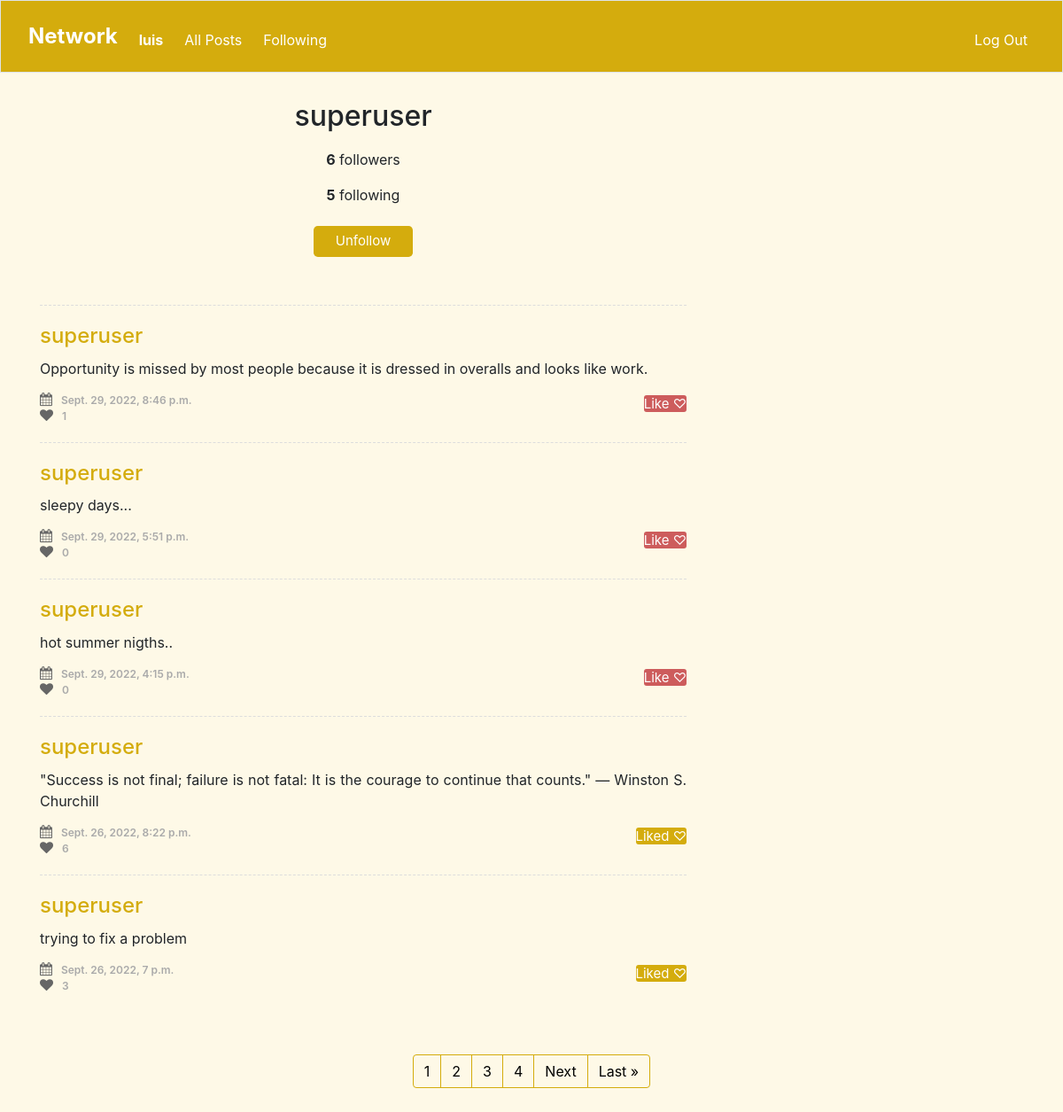
The app's page /profile/1 (signed in) with its own data.
### network/models.py (models this page shows, shortened)
class User(AbstractUser):
    pass

class Posts(models.Model):
    id = models.IntegerField(primary_key=True, editable=False)
    data = models.DateTimeField(default=datetime.datetime.now)
    texto = models.CharField(max_length=900)
    dono = models.ForeignKey(User, on_delete=models.CASCADE, related_name="user_postou")
    likes = models.ManyToManyField(User, related_name="like", default=None, blank=True)
    like_count = models.BigIntegerField(default="0")

### network/views.py (the view)
# urls.py: path("profile/<int:pk>", views.profile, name="profile"),
def profile(request, pk):
    current_user = request.user
    if pk == current_user.id:
        dono = True
        dono_da_pag = current_user
    else:
        dono = False
        try:
            dono_da_pag = User.objects.filter(id=pk).values("username")[0]["username"]
        except Exception:
            dono_da_pag = False
            return render(request, "network/profile.html", {"dono_da_pag": dono_da_pag})
    posts = Posts.objects.filter(dono=pk).order_by("-data").values()
    seguidores = len(Followers.objects.filter(seguindo=pk).values())
    seguindo = len(Followers.objects.filter(conta=pk).values())
    lista_seguidores = Followers.objects.filter(seguindo=pk).values(
        "conta_id"
    )  # Lista de todo mundo que segue pk
    lista_de_seguidores = []
    for i in range(seguidores):
        lista_de_seguidores.append(lista_seguidores[i]["conta_id"])
    if current_user.id in lista_de_seguidores:
        Follow = "Unfollow"
    else:
        Follow = "Follow"
    if request.method == "POST":
        if Follow == "Unfollow":
            Followers.objects.filter(conta_id=current_user.id, seguindo_id=pk).delete()
        else:
            Followers.objects.create(conta_id=current_user.id, seguindo_id=pk).save()
        return HttpResponseRedirect(reverse("profile", args=[pk]))
    contents = Posts.objects.all()
    already_liked = []
    id = request.user.id
    for content in contents:
        if content.likes.filter(id=id).exists():
            already_liked.append(content.id)
    p = Paginator(posts, 5)
    page = request.GET.get("page")
    todas = p.get_page(page)
    nums = " " * todas.paginator.num_pages
    return render(
        request,
        "network/profile.html",
        {
            "user": current_user,
            "dono": dono,
            "dono_da_pag": dono_da_pag,
            "posts": posts,
            "seguidores": seguidores,
            "seguindo": seguindo,
            "Follow": Follow,
            "already_liked": already_liked,
            "todas": todas,
            "nums": nums,
        },
    )

### network/templates/network/profile.html (shortened to what this page needs)
{% extends "network/layout.html" %}
{% block body %}
{% if dono_da_pag %}
    <section class="content-item" id="comments">
        <div class="container">
            <div class="row">
                <div class="col-sm-8">
                    {% if dono %}
                    <h2 style="padding-top:0px;"><span style="color:#D4AC0D;">Wellcome,</span> {{user}}</h2>
                    {% else %}
                    <h2 style="padding-top:0px;">{{dono_da_pag}}</h2>
                    {% endif %}
                    <div style="text-align:center;">
                        <p><strong>{{seguidores}}</strong> followers</p>
                        <p><strong>{{seguindo}}</strong> following</p>
                        {% if user.is_authenticated %}
                        {% if not dono %}
                            <form method="post">
                             <button type="submit" class="btn btn-primary btn-lg" id="follow" style="font-size:15px;" name="follow">{{Follow}}</button>
                            <br><br>
                        </form>
                        {% endif %}
                        {% endif %}
                    </div>
                    {% for post in todas %}
                    <div class="media">
                        <div class="media-body">
                            <h4 style="color:#D4AC0D;">{{dono_da_pag}}</h4>
                            <p>{{post.texto}}</p>
                            <ul class="list-unstyled list-inline media-detail pull-left">
                                <li><i class="fa fa-calendar"></i>{{post.data}}</li>
                                <li><i class="fa fa-heart"></i><span id="like_count" class="{{post.id}}" value="{{post.like_count}}">{{post.like_count}}</span></li>
                            </ul>
                            {% if user.is_authenticated %}
                            <ul class="list-unstyled list-inline media-detail pull-right">
                                {% if post.id in already_liked %}
                                        <a name="{{post.id}}" class="btn-secondary like-review" id="co" style="background-color:#D4AC0D;">Liked ♡</a>
                                    {% else %}
                                        <a name="{{post.id}}" class="btn-secondary like-review" id="co">Like ♡ </a>
                                    {% endif %}
                            </ul>
                            {% endif %}
                        </div>
                    </div>
                    {% endfor %}
                </div>
            </div>
            <br><br>
        </div>
        <nav aria-label="Page navigation example">
            <ul class="pagination justify-content-center">
          {% for i in nums %}
              <li class="page-item"><a class="page-link" href="?page={{ forloop.counter }}" style="background-color:#FEF9E7; color:black; border-color:#D4AC0D;">{{ forloop.counter }}</a></li>
          {% endfor %}
          {% if todas.has_next %}
              <li class="page-item"><a class="page-link" href="?page={{ todas.next_page_number }}" style="background-color:#FEF9E7; color:black; border-color:#D4AC0D;">Next</a></li>
              <li class="page-item"><a class="page-link" href="?page={{ todas.paginator.num_pages }}" style="background-color:#FEF9E7; color:black; border-color:#D4AC0D;">Last &raquo</a></li>
          {% endif %}
           </ul>
          </nav>
          <br/>
    </section>
{% endif %}
{% endblock %}

### network/templates/network/layout.html (shortened to what this page needs)
{% load static %}
<!DOCTYPE html>
<html lang="en">
    <head>
        <link rel="stylesheet" href="https://stackpath.bootstrapcdn.com/bootstrap/4.4.1/css/bootstrap.min.css">
        <link href="{% static 'network/styles.css' %}" rel="stylesheet">
        <link rel="stylesheet" href="https://stackpath.bootstrapcdn.com/bootstrap/4.5.0/css/bootstrap.min.css">
        <link rel="stylesheet" href="https://maxcdn.bootstrapcdn.com/font-awesome/4.7.0/css/font-awesome.min.css">
    </head>
    <body style="background-color: #FEF9E7; padding: 0px;">
        <nav class="border navbar navbar-expand-md navbar-light sticky-top" style="background-color:#D4AC0D;">
            <div class="container-fluid">
                <a class="navbar-brand" href="{% url 'index' %}"><span class="logo" style="color:#fff; font-size:120%">
                    <b>Network</b></span>
                </a>
            <div class="collapse navbar-collapse" id="navbar">
                {% if user.is_authenticated %}
                <ul class="navbar-nav me-auto mt-2">
                    <li class="nav-item"><a class="nav-link" href="{% url 'profile' user.id %}" style="color:white;"><strong>{{ user.username }}</strong></a></li>
                </ul>
                {% endif %}
                <ul class="navbar-nav me-auto mt-2">
                    <li class="nav-link"><a class="nav-link" href="{% url 'all' %}" style="color:white;">All Posts</a></li>
                </ul>
                {% if user.is_authenticated %}
                    <ul class="navbar-nav me-auto mt-2">
                        <li class="nav-item"><a class="nav-link" href="{% url 'following' %}" style="color:white;">Following</a></li>
                    </ul>
                    <ul class="navbar-nav ml-auto mt-2">
                        <li class="nav-item"><a class="nav-link" href="{% url 'logout' %}" style="color:white;">Log Out</a></li>
                    </ul>
                {% else %}
                    <ul class="navbar-nav ml-auto mt-2">
                        <li class="nav-item"><a class="nav-link" href="{% url 'register' %}" style="color:white;">Register</a></li>
                        <li class="nav-item"><a class="nav-link" href="{% url 'login' %}" style="color:white;">Log In</a></li>
                    </ul>
                {% endif %}
                </div>
            </div>
          </nav>
        <div class="body">
            {% block body %}
            {% endblock %}
        </div>
    </body>
</html>

### network/static/network/styles.css (style rules this page uses)
.form-control, .btn { border-radius: 3px; }

### network/templates/network/layout.html (style rules this page uses)
h2 { text-align:center; padding-top:10px; padding-bottom:10px; }

### network/templates/network/profile.html (style rules this page uses)
#comments .btn { margin-top:7px; padding: 6px 25px 6px 25px; background-color: #D4AC0D !important; border:0px; }
.content-item { padding:30px 0; }
#comments form { margin-bottom:30px; }
#comments .media { border-top:1px dashed #DDDDDD; padding:20px 0; margin:0; }
#comments .media h4 { margin:0 0 10px; }
#comments .media p { margin-bottom:15px; text-align:justify; }
#comments .media-detail { margin:0; }
#comments .media-detail li { color:#AAAAAA; font-size:12px; padding-right: 10px; font-weight:600; }
#comments .media-detail .btn-secondary { text-align: center; background: #CD5C5C; border-radius: 3px; font-size: 15px; cursor: pointer; border: none; outline: none; color: white; text-decoration: none; -webkit-transition: 0.3s ease; transition: 0.3s ease; }
#comments .media-detail li:last-child { padding-right:0; }
#comments .media-detail li i { color:#666666; font-size:15px; margin-right:10px; }

### records on screen
User: username "luis"
Posts: dono_da_pag "superuser", texto "Opportunity is missed by most people because it is dressed in overalls and looks like work.", data "Sept. 29, 2022, 8:46 p.m.", like_count "1"
Posts: dono_da_pag "superuser", texto "sleepy days...", data "Sept. 29, 2022, 5:51 p.m.", like_count "0"
Posts: dono_da_pag "superuser", texto "hot summer nigths..", data "Sept. 29, 2022, 4:15 p.m.", like_count "0"
Posts: dono_da_pag "superuser", texto "\"Success is not final; failure is not fatal: It is the courage to continue that counts.\" — Winston S. Churchill", data "Sept. 26, 2022, 8:22 p.m.", like_count "6"
Posts: dono_da_pag "superuser", texto "trying to fix a problem", data "Sept. 26, 2022, 7 p.m.", like_count "3"

### other values on screen
{{ dono_da_pag }} "superuser"
{{ seguidores }} "6"
{{ seguindo }} "5"
{{ Follow }} "Unfollow"
